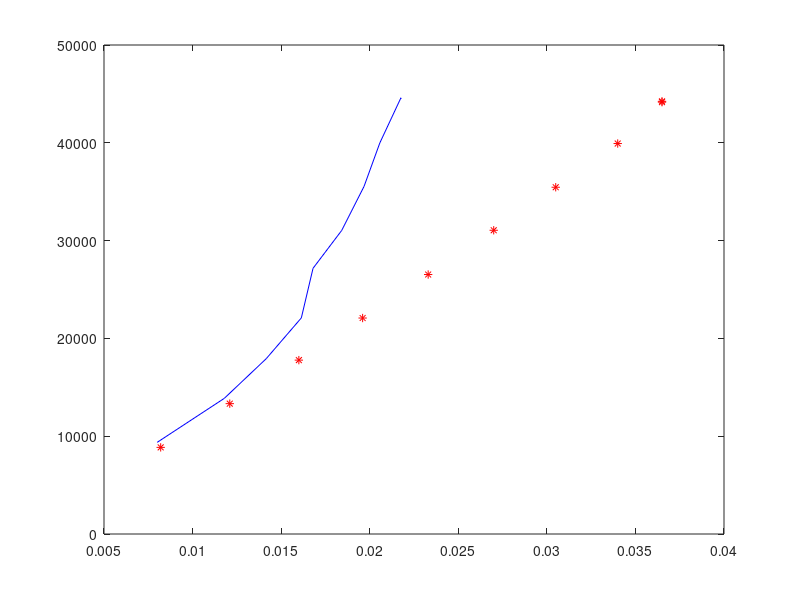

Write the MATLAB code that produced this figure.
clc, clear, close all;

g = 9.81;
Press_true = [902.9	1358.7	1812.3	2251.1	2704.5	3165.8	3614.3	4069.9	4501.1	4509.8] .* g;
displ_true = [8.2	12.1	16.0	19.6	23.3	27.0	30.5	34.0	36.5	36.5] ./ 1000;

%% The most rigid !!
% threashhold = 0.008
% cr = 1e7
% cc = 3e6 
% ct = 107e4
% cb = 115e3
% coef = 1e-2
% step_size = 1e-6

div_rigid= [900000.0, 9368.47, 0.008
900000.0, 13868.77, 0.01179
900000.0, 17929.85, 0.01416
900000.0, 22096.0, 0.01614
900000.0, 27166.98, 0.0168
900000.0, 31043.22, 0.01842
900000.0, 35542.57, 0.01968
900000.0, 39981.89, 0.02057
900000.0, 44601.08, 0.0217621
900000.0, 44488.06, 0.02176];



figure();
plot(displ_true(1:end), Press_true(1:end), '*r')
hold on
plot(div_rigid(:,3), div_rigid(:,2), '-b')
